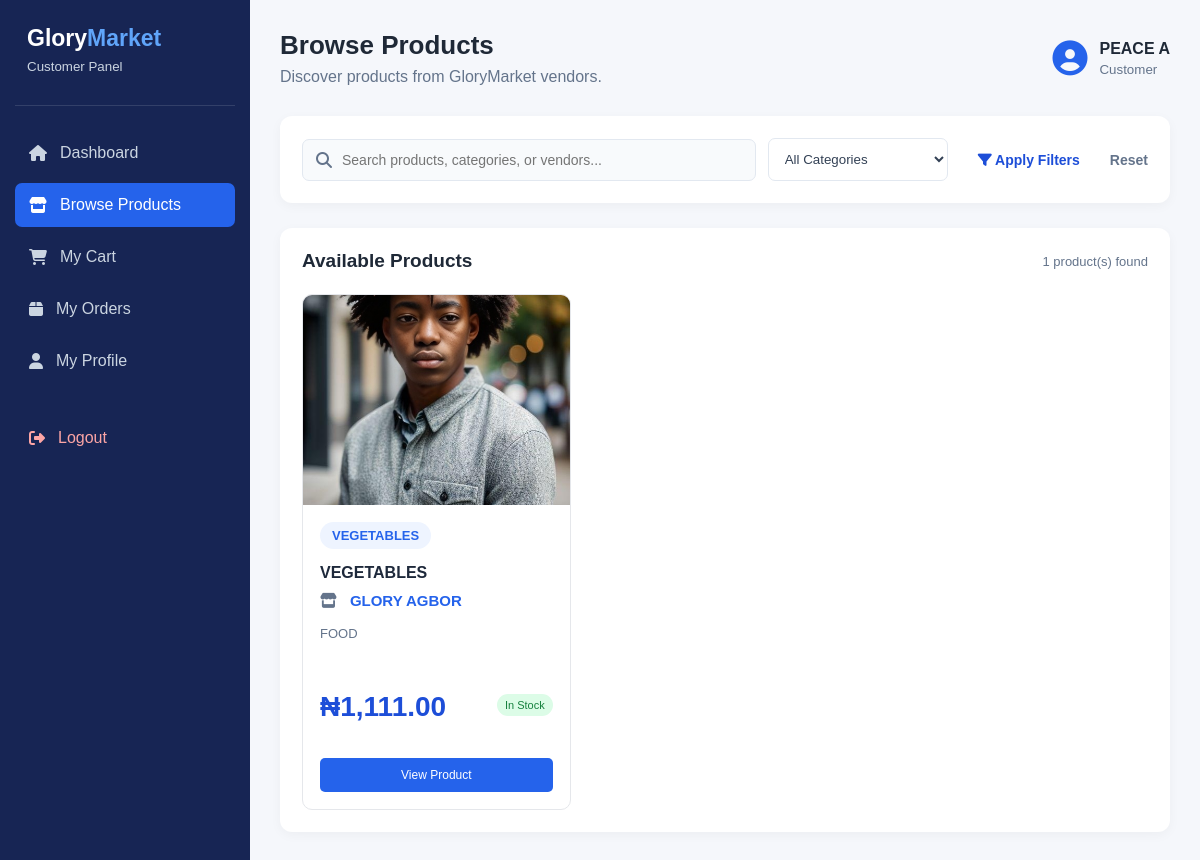
The page /customer/products.php (signed in) on the database its author committed.
### tables this page shows
CREATE TABLE `products` (
  `id` int(11) NOT NULL,
  `vendor_id` int(11) NOT NULL,
  `name` varchar(255) NOT NULL,
  `description` text DEFAULT NULL,
  `price` decimal(10,2) NOT NULL,
  `image` varchar(255) DEFAULT NULL,
  `category_id` int(11) DEFAULT NULL,
  `stock` int(11) DEFAULT 0,
  `status` enum('pending','approved','rejected') DEFAULT 'pending',
  `created_at` timestamp NOT NULL DEFAULT current_timestamp(),
  `updated_at` timestamp NOT NULL DEFAULT current_timestamp() ON UPDATE current_timestamp()
);

CREATE TABLE `categories` (
  `id` int(11) NOT NULL,
  `name` varchar(100) NOT NULL,
  `description` text DEFAULT NULL,
  `status` enum('active','inactive') NOT NULL DEFAULT 'active',
  `created_at` timestamp NOT NULL DEFAULT current_timestamp(),
  `updated_at` timestamp NOT NULL DEFAULT current_timestamp() ON UPDATE current_timestamp()
);

CREATE TABLE `vendor_profiles` (
  `id` int(11) NOT NULL,
  `user_id` int(11) NOT NULL,
  `store_name` varchar(150) NOT NULL,
  `store_slug` varchar(180) NOT NULL,
  `business_description` text DEFAULT NULL,
  `business_phone` varchar(20) DEFAULT NULL,
  `business_email` varchar(150) DEFAULT NULL,
  `business_address` text DEFAULT NULL,
  `city` varchar(100) DEFAULT NULL,
  `state` varchar(100) DEFAULT NULL,
  `country` varchar(100) DEFAULT 'Nigeria',
  `logo` varchar(255) DEFAULT NULL,
  `banner` varchar(255) DEFAULT NULL,
  `verification_status` enum('pending','verified','rejected') NOT NULL DEFAULT 'pending',
  `created_at` timestamp NOT NULL DEFAULT current_timestamp(),
  `updated_at` timestamp NOT NULL DEFAULT current_timestamp() ON UPDATE current_timestamp()
);

### customer/products.php (the view, shortened to what this page needs)
<?php
$pdo = getDbConnection();
$full_name = $_SESSION['full_name'] ?? 'Customer';
$search = trim($_GET['search'] ?? '');
$sql = "
    SELECT
        p.id,
        p.name,
        p.description,
        p.price,
        p.image,
        p.stock,
        p.status,
        c.name AS category_name,
        u.full_name AS vendor_name,
vp.store_name,
vp.store_slug
    FROM products p
    LEFT JOIN categories c
        ON p.category_id = c.id
    LEFT JOIN users u
        ON p.vendor_id = u.id
    LEFT JOIN vendor_profiles vp
        ON vp.user_id = p.vendor_id
    WHERE p.status = 'approved'
";
$params = [];
$sql .= " ORDER BY p.created_at DESC";
$stmt = $pdo->prepare($sql);
$stmt->execute($params);
$products = $stmt->fetchAll(PDO::FETCH_ASSOC);
?>
<!DOCTYPE html>
<html lang="en">
<head>
    <link rel="stylesheet" href="../assets/css/customer-dashboard.css">
    <link rel="stylesheet"
          href="https://cdnjs.cloudflare.com/ajax/libs/font-awesome/6.5.0/css/all.min.css">
</head>
<body>
<div class="customer-dashboard">
    <aside class="customer-sidebar">
        <div class="customer-brand">
            <h2>Glory<span>Market</span></h2>
            <small>Customer Panel</small>
        </div>
        <nav class="customer-nav">
            <a href="dashboard.php">
                <i class="fa-solid fa-house"></i>
                <span>Dashboard</span>
            </a>
            <a href="products.php" class="active">
                <i class="fa-solid fa-store"></i>
                <span>Browse Products</span>
            </a>
            <a href="cart.php">
                <i class="fa-solid fa-cart-shopping"></i>
                <span>My Cart</span>
            </a>
            <a href="orders.php">
                <i class="fa-solid fa-box"></i>
                <span>My Orders</span>
            </a>
            <a href="profile.php">
                <i class="fa-solid fa-user"></i>
                <span>My Profile</span>
            </a>
            <a href="../logout.php" class="logout-link">
                <i class="fa-solid fa-right-from-bracket"></i>
                <span>Logout</span>
            </a>
        </nav>
    </aside>
    <main class="customer-main">
        <header class="customer-topbar">
            <div>
                <h1>Browse Products</h1>
                <p>Discover products from GloryMarket vendors.</p>
            </div>
            <div class="customer-profile">
                <i class="fa-solid fa-circle-user"></i>
                <div>
                    <strong><?= htmlspecialchars($full_name) ?></strong>
                    <small>Customer</small>
                </div>
            </div>
        </header>
        <section class="customer-panel product-search-panel">
            <form method="GET" action="products.php" class="product-filter-form">
                <div class="product-search-input">
                    <i class="fa-solid fa-search"></i>
                    <input
                        type="text"
                        name="search"
                        placeholder="Search products, categories, or vendors..."
                        value="<?= htmlspecialchars($search) ?>">
                </div>
                <select name="category">
                    <option value="">All Categories</option>
                </select>
                <button type="submit" class="customer-primary-btn">
                    <i class="fa-solid fa-filter"></i>
                    Apply Filters
                </button>
                <a href="products.php" class="product-reset-btn">
                    Reset
                </a>
            </form>
        </section>
        <section class="product-listing-section">
            <div class="customer-panel-header">
                <h2>Available Products</h2>
                <span>
                    <?= count($products) ?>
                    product(s) found
                </span>
            </div>
            <?php if (count($products) > 0): ?>
                <div class="product-grid">
                    <?php foreach ($products as $product): ?>
                        <div class="product-card">
                            <div class="product-image">
                                <?php if (!empty($product['image'])): ?>
                                    <img
                                        src="../<?= htmlspecialchars(ltrim($product['image'], '/')) ?>"
                                        alt="<?= htmlspecialchars($product['name']) ?>">
                                <?php endif; ?>
                            </div>
                            <div class="product-card-body">
                                <span class="product-category">
                                    <?= htmlspecialchars($product['category_name'] ?? 'Uncategorized') ?>
                                </span>
                                <h3>
                                    <?= htmlspecialchars($product['name']) ?>
                                </h3>
                               <p class="product-vendor">
    <i class="fa-solid fa-store"></i>
    <?php if (!empty($product['store_slug'])): ?>
        <a
            href="vendor-store.php?store=<?= urlencode($product['store_slug']) ?>"
            class="product-store-link">
            <?= htmlspecialchars(
                $product['store_name']
                ?: $product['vendor_name']
                ?: 'View Store'
            ) ?>
        </a>
    <?php endif; ?>
</p>
                                <p class="product-description">
                                    <?= htmlspecialchars(
                                        mb_strimwidth(
                                            $product['description'] ?? '',
                                            0,
                                            100,
                                            '...'
                                        )
                                    ) ?>
                                </p>
                                <div class="product-card-footer">
                                    <strong class="product-price">
                                        ₦<?= number_format((float)$product['price'], 2) ?>
                                    </strong>
                                    <span class="product-stock">
                                        <?= (int)$product['stock'] > 0
                                            ? 'In Stock'
                                            : 'Out of Stock' ?>
                                    </span>
                                </div>
                                <a
                                    href="product-view.php?id=<?= (int)$product['id'] ?>"
                                    class="customer-view-btn product-view-link">
                                    View Product
                                </a>
                            </div>
                        </div>
                    <?php endforeach; ?>
                </div>
            <?php endif; ?>
        </section>
    </main>
</div>
</body>
</html>

### rows shown on the page
products: image (picture), category.name "VEGETABLES", name "VEGETABLES", vendor_profiles.store_name "GLORY AGBOR", description "FOOD", price "1,111.00", stock "In Stock"

### other values the page prints
$full_name "PEACE A"
count($products) "1"
